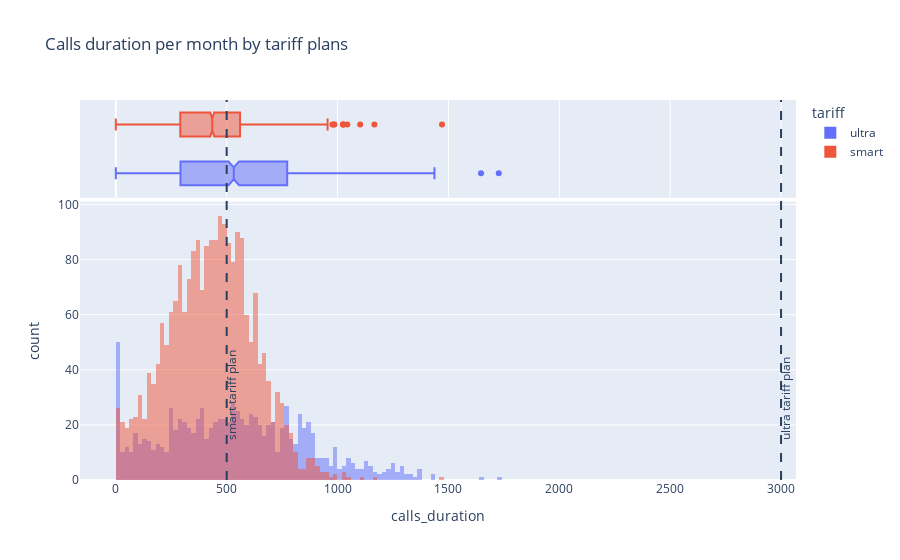
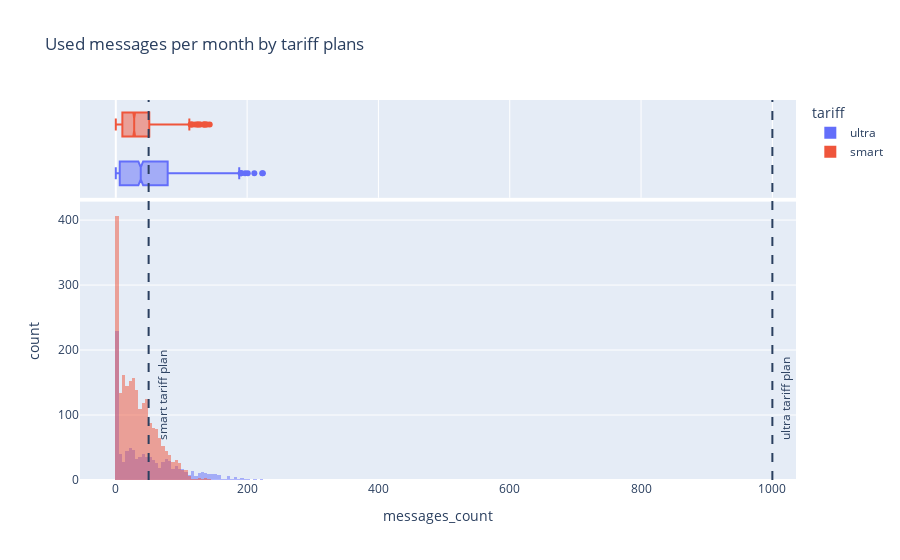
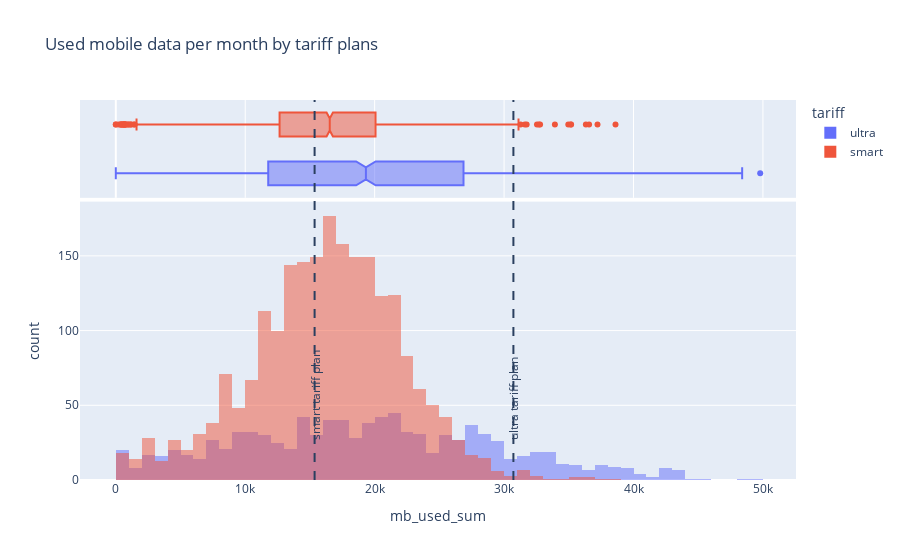
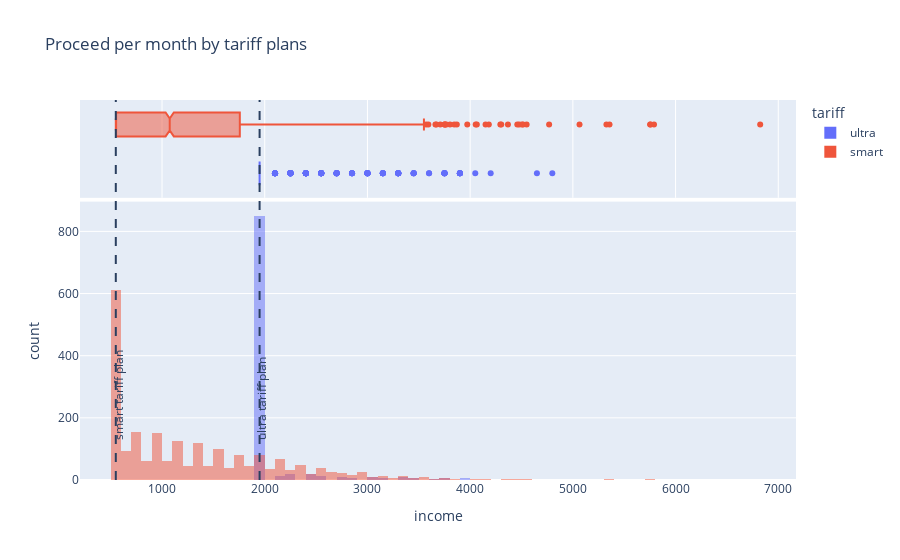

Notebook source saved alongside these figures, in order:
### Code cell
print("Distributions of clients' characteristics per month in comparison with inclusive tariff plans sets")
for parameter in [['calls_duration','Calls duration', 'minutes_included'],
                  ['messages_count','Used messages','messages_included'], 
                  ['mb_used_sum','Used mobile data', 'mb_per_month_included'], 
                  ['income','Proceed', 'rub_monthly_fee']] :
    fig = px.histogram(total, x=total[parameter[0]], color='tariff', title=parameter[1]+' per month by tariff plans',
                       marginal='box', barmode='overlay')
    for tarriff_list in [0,1]:
        fig.add_annotation(x=tariffs[parameter[2]][tarriff_list]+20, y=0.1, yref='paper', 
                           text=tariffs.tariff_name[tarriff_list] + ' tariff plan', textangle=270,
                           showarrow=False)
        fig.add_shape(type='line',x0=tariffs[parameter[2]][tarriff_list], y0=0, 
                      x1=tariffs[parameter[2]][tarriff_list], y1=1, 
                      xref='x', yref='paper',
                      line={'dash': 'dash'})
        
    fig.show();

### Figure 1 — Plotly figure (JSON) as saved in the notebook; plotly's stock layout.template omitted (floating-point values rounded to 4 significant figures; data arrays with more than 128 entries replaced by an {"elided": "..."} marker saying what was removed)
{"data": [{"alignmentgroup": "True", "bingroup": "x", "hovertemplate": "tariff=ultra<br>calls_duration=%{x}<br>count=%{y}<extra></extra>", "legendgroup": "ultra", "marker": {"color": "#636efa", "opacity": 0.5, "pattern": {"shape": ""}}, "name": "ultra", "offsetgroup": "ultra", "orientation": "v", "showlegend": true, "type": "histogram", "x": {"elided": "985 int values"}, "xaxis": "x", "yaxis": "y"}, {"alignmentgroup": "True", "hovertemplate": "tariff=ultra<br>calls_duration=%{x}<extra></extra>", "legendgroup": "ultra", "marker": {"color": "#636efa"}, "name": "ultra", "notched": true, "offsetgroup": "ultra", "showlegend": false, "type": "box", "x": {"elided": "985 int values"}, "xaxis": "x2", "yaxis": "y2"}, {"alignmentgroup": "True", "bingroup": "x", "hovertemplate": "tariff=smart<br>calls_duration=%{x}<br>count=%{y}<extra></extra>", "legendgroup": "smart", "marker": {"color": "#EF553B", "opacity": 0.5, "pattern": {"shape": ""}}, "name": "smart", "offsetgroup": "smart", "orientation": "v", "showlegend": true, "type": "histogram", "x": {"elided": "2229 int values"}, "xaxis": "x", "yaxis": "y"}, {"alignmentgroup": "True", "hovertemplate": "tariff=smart<br>calls_duration=%{x}<extra></extra>", "legendgroup": "smart", "marker": {"color": "#EF553B"}, "name": "smart", "notched": true, "offsetgroup": "smart", "showlegend": false, "type": "box", "x": {"elided": "2229 int values"}, "xaxis": "x2", "yaxis": "y2"}], "layout": {"annotations": [{"showarrow": false, "text": "smart tariff plan", "textangle": -90, "x": 520, "y": 0.1, "yref": "paper"}, {"showarrow": false, "text": "ultra tariff plan", "textangle": -90, "x": 3020, "y": 0.1, "yref": "paper"}], "barmode": "overlay", "legend": {"title": {"text": "tariff"}, "tracegroupgap": 0}, "shapes": [{"line": {"dash": "dash"}, "type": "line", "x0": 500, "x1": 500, "xref": "x", "y0": 0, "y1": 1, "yref": "paper"}, {"line": {"dash": "dash"}, "type": "line", "x0": 3000, "x1": 3000, "xref": "x", "y0": 0, "y1": 1, "yref": "paper"}], "title": {"text": "Calls duration per month by tariff plans"}, "xaxis": {"anchor": "y", "domain": [0, 1], "title": {"text": "calls_duration"}}, "xaxis2": {"anchor": "y2", "domain": [0, 1], "matches": "x", "showgrid": true, "showticklabels": false}, "yaxis": {"anchor": "x", "domain": [0, 0.7326], "title": {"text": "count"}}, "yaxis2": {"anchor": "x2", "domain": [0.7426, 1], "matches": "y2", "showgrid": false, "showline": false, "showticklabels": false, "ticks": ""}}}

### Figure 2 — Plotly figure (JSON) as saved in the notebook; plotly's stock layout.template omitted (floating-point values rounded to 4 significant figures; data arrays with more than 128 entries replaced by an {"elided": "..."} marker saying what was removed)
{"data": [{"alignmentgroup": "True", "bingroup": "x", "hovertemplate": "tariff=ultra<br>messages_count=%{x}<br>count=%{y}<extra></extra>", "legendgroup": "ultra", "marker": {"color": "#636efa", "opacity": 0.5, "pattern": {"shape": ""}}, "name": "ultra", "offsetgroup": "ultra", "orientation": "v", "showlegend": true, "type": "histogram", "x": {"elided": "985 int values"}, "xaxis": "x", "yaxis": "y"}, {"alignmentgroup": "True", "hovertemplate": "tariff=ultra<br>messages_count=%{x}<extra></extra>", "legendgroup": "ultra", "marker": {"color": "#636efa"}, "name": "ultra", "notched": true, "offsetgroup": "ultra", "showlegend": false, "type": "box", "x": {"elided": "985 int values"}, "xaxis": "x2", "yaxis": "y2"}, {"alignmentgroup": "True", "bingroup": "x", "hovertemplate": "tariff=smart<br>messages_count=%{x}<br>count=%{y}<extra></extra>", "legendgroup": "smart", "marker": {"color": "#EF553B", "opacity": 0.5, "pattern": {"shape": ""}}, "name": "smart", "offsetgroup": "smart", "orientation": "v", "showlegend": true, "type": "histogram", "x": {"elided": "2229 int values"}, "xaxis": "x", "yaxis": "y"}, {"alignmentgroup": "True", "hovertemplate": "tariff=smart<br>messages_count=%{x}<extra></extra>", "legendgroup": "smart", "marker": {"color": "#EF553B"}, "name": "smart", "notched": true, "offsetgroup": "smart", "showlegend": false, "type": "box", "x": {"elided": "2229 int values"}, "xaxis": "x2", "yaxis": "y2"}], "layout": {"annotations": [{"showarrow": false, "text": "smart tariff plan", "textangle": -90, "x": 70, "y": 0.1, "yref": "paper"}, {"showarrow": false, "text": "ultra tariff plan", "textangle": -90, "x": 1020, "y": 0.1, "yref": "paper"}], "barmode": "overlay", "legend": {"title": {"text": "tariff"}, "tracegroupgap": 0}, "shapes": [{"line": {"dash": "dash"}, "type": "line", "x0": 50, "x1": 50, "xref": "x", "y0": 0, "y1": 1, "yref": "paper"}, {"line": {"dash": "dash"}, "type": "line", "x0": 1000, "x1": 1000, "xref": "x", "y0": 0, "y1": 1, "yref": "paper"}], "title": {"text": "Used messages per month by tariff plans"}, "xaxis": {"anchor": "y", "domain": [0, 1], "title": {"text": "messages_count"}}, "xaxis2": {"anchor": "y2", "domain": [0, 1], "matches": "x", "showgrid": true, "showticklabels": false}, "yaxis": {"anchor": "x", "domain": [0, 0.7326], "title": {"text": "count"}}, "yaxis2": {"anchor": "x2", "domain": [0.7426, 1], "matches": "y2", "showgrid": false, "showline": false, "showticklabels": false, "ticks": ""}}}

### Figure 3 — Plotly figure (JSON) as saved in the notebook; plotly's stock layout.template omitted (floating-point values rounded to 4 significant figures; data arrays with more than 128 entries replaced by an {"elided": "..."} marker saying what was removed)
{"data": [{"alignmentgroup": "True", "bingroup": "x", "hovertemplate": "tariff=ultra<br>mb_used_sum=%{x}<br>count=%{y}<extra></extra>", "legendgroup": "ultra", "marker": {"color": "#636efa", "opacity": 0.5, "pattern": {"shape": ""}}, "name": "ultra", "offsetgroup": "ultra", "orientation": "v", "showlegend": true, "type": "histogram", "x": {"elided": "985 int values"}, "xaxis": "x", "yaxis": "y"}, {"alignmentgroup": "True", "hovertemplate": "tariff=ultra<br>mb_used_sum=%{x}<extra></extra>", "legendgroup": "ultra", "marker": {"color": "#636efa"}, "name": "ultra", "notched": true, "offsetgroup": "ultra", "showlegend": false, "type": "box", "x": {"elided": "985 int values"}, "xaxis": "x2", "yaxis": "y2"}, {"alignmentgroup": "True", "bingroup": "x", "hovertemplate": "tariff=smart<br>mb_used_sum=%{x}<br>count=%{y}<extra></extra>", "legendgroup": "smart", "marker": {"color": "#EF553B", "opacity": 0.5, "pattern": {"shape": ""}}, "name": "smart", "offsetgroup": "smart", "orientation": "v", "showlegend": true, "type": "histogram", "x": {"elided": "2229 int values"}, "xaxis": "x", "yaxis": "y"}, {"alignmentgroup": "True", "hovertemplate": "tariff=smart<br>mb_used_sum=%{x}<extra></extra>", "legendgroup": "smart", "marker": {"color": "#EF553B"}, "name": "smart", "notched": true, "offsetgroup": "smart", "showlegend": false, "type": "box", "x": {"elided": "2229 int values"}, "xaxis": "x2", "yaxis": "y2"}], "layout": {"annotations": [{"showarrow": false, "text": "smart tariff plan", "textangle": -90, "x": 15380, "y": 0.1, "yref": "paper"}, {"showarrow": false, "text": "ultra tariff plan", "textangle": -90, "x": 30740, "y": 0.1, "yref": "paper"}], "barmode": "overlay", "legend": {"title": {"text": "tariff"}, "tracegroupgap": 0}, "shapes": [{"line": {"dash": "dash"}, "type": "line", "x0": 15360, "x1": 15360, "xref": "x", "y0": 0, "y1": 1, "yref": "paper"}, {"line": {"dash": "dash"}, "type": "line", "x0": 30720, "x1": 30720, "xref": "x", "y0": 0, "y1": 1, "yref": "paper"}], "title": {"text": "Used mobile data per month by tariff plans"}, "xaxis": {"anchor": "y", "domain": [0, 1], "title": {"text": "mb_used_sum"}}, "xaxis2": {"anchor": "y2", "domain": [0, 1], "matches": "x", "showgrid": true, "showticklabels": false}, "yaxis": {"anchor": "x", "domain": [0, 0.7326], "title": {"text": "count"}}, "yaxis2": {"anchor": "x2", "domain": [0.7426, 1], "matches": "y2", "showgrid": false, "showline": false, "showticklabels": false, "ticks": ""}}}

### Figure 4 — Plotly figure (JSON) as saved in the notebook; plotly's stock layout.template omitted (floating-point values rounded to 4 significant figures; data arrays with more than 128 entries replaced by an {"elided": "..."} marker saying what was removed)
{"data": [{"alignmentgroup": "True", "bingroup": "x", "hovertemplate": "tariff=ultra<br>income=%{x}<br>count=%{y}<extra></extra>", "legendgroup": "ultra", "marker": {"color": "#636efa", "opacity": 0.5, "pattern": {"shape": ""}}, "name": "ultra", "offsetgroup": "ultra", "orientation": "v", "showlegend": true, "type": "histogram", "x": {"elided": "985 int values"}, "xaxis": "x", "yaxis": "y"}, {"alignmentgroup": "True", "hovertemplate": "tariff=ultra<br>income=%{x}<extra></extra>", "legendgroup": "ultra", "marker": {"color": "#636efa"}, "name": "ultra", "notched": true, "offsetgroup": "ultra", "showlegend": false, "type": "box", "x": {"elided": "985 int values"}, "xaxis": "x2", "yaxis": "y2"}, {"alignmentgroup": "True", "bingroup": "x", "hovertemplate": "tariff=smart<br>income=%{x}<br>count=%{y}<extra></extra>", "legendgroup": "smart", "marker": {"color": "#EF553B", "opacity": 0.5, "pattern": {"shape": ""}}, "name": "smart", "offsetgroup": "smart", "orientation": "v", "showlegend": true, "type": "histogram", "x": {"elided": "2229 int values"}, "xaxis": "x", "yaxis": "y"}, {"alignmentgroup": "True", "hovertemplate": "tariff=smart<br>income=%{x}<extra></extra>", "legendgroup": "smart", "marker": {"color": "#EF553B"}, "name": "smart", "notched": true, "offsetgroup": "smart", "showlegend": false, "type": "box", "x": {"elided": "2229 int values"}, "xaxis": "x2", "yaxis": "y2"}], "layout": {"annotations": [{"showarrow": false, "text": "smart tariff plan", "textangle": -90, "x": 570, "y": 0.1, "yref": "paper"}, {"showarrow": false, "text": "ultra tariff plan", "textangle": -90, "x": 1970, "y": 0.1, "yref": "paper"}], "barmode": "overlay", "legend": {"title": {"text": "tariff"}, "tracegroupgap": 0}, "shapes": [{"line": {"dash": "dash"}, "type": "line", "x0": 550, "x1": 550, "xref": "x", "y0": 0, "y1": 1, "yref": "paper"}, {"line": {"dash": "dash"}, "type": "line", "x0": 1950, "x1": 1950, "xref": "x", "y0": 0, "y1": 1, "yref": "paper"}], "title": {"text": "Proceed per month by tariff plans"}, "xaxis": {"anchor": "y", "domain": [0, 1], "title": {"text": "income"}}, "xaxis2": {"anchor": "y2", "domain": [0, 1], "matches": "x", "showgrid": true, "showticklabels": false}, "yaxis": {"anchor": "x", "domain": [0, 0.7326], "title": {"text": "count"}}, "yaxis2": {"anchor": "x2", "domain": [0.7426, 1], "matches": "y2", "showgrid": false, "showline": false, "showticklabels": false, "ticks": ""}}}
